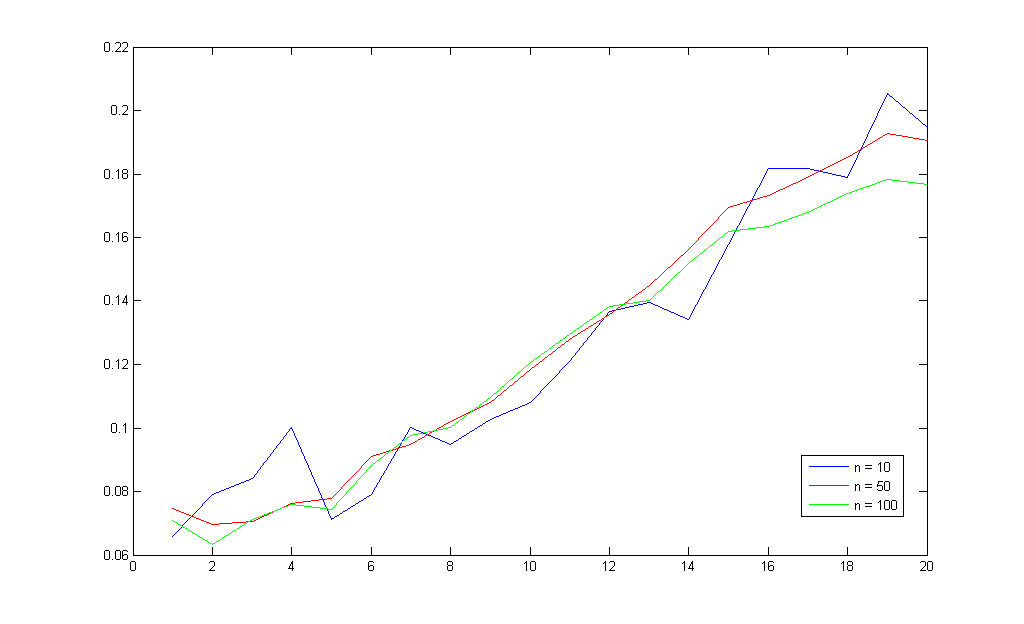
%> input picture my project/My master work/Perceptual Hashing Testing Platform/tpWork/test-wyn/Fridrich_test_1_aboutN/test 1.bmp, 1024 x 624 px
$ octave --eval "result = luminanceMask('../../tpWork/test-wyn/Fridrich_test_1_aboutN/test 1.bmp');"   (GNU Octave 9; MATLAB toolbox functions it lacks are replaced by stand-ins)
%> lines starting %> are read from the running program, lines starting %| are printed output that depends on the picture
%{
	源自《信息隐藏技术实验教程》第八章
	Watson: 亮度掩蔽

计算亮度掩蔽阈值矩阵

调用 ：
	luminanceThreshold = luminanceMask(img)
输入要求为灰度图像
%}
function luminanceThreshold = luminanceMask(img,DCTcoef)
%% get input
if ischar(img)
	A=imread(img);
%> A: size 624x1024 uint8; min 0, max 255, mean 253.3
else
	A = img;
end
A=double(A);
%> A: size 624x1024 double

%% 分块的dct计算
if nargin == 1
% 	T=dctmtx(8);%取8*8离散余弦变换
% 	DCTcoef=blkproc(A,[8 8],'P1*x*P2',T,T');%对整个图像分块，矩阵T及其转置T'是DCT函数P1*x*P2的参数
	DCTcoef=blkproc(A,[8 8],@dct2);
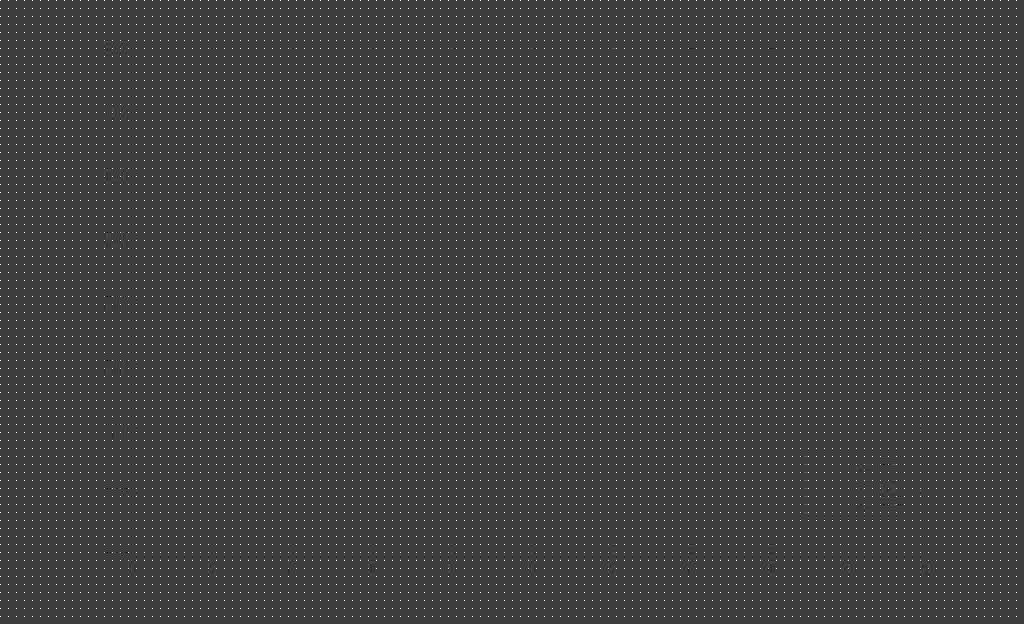
%> DCTcoef: size 624x1024 double; min -653.5, max 2040, mean 31.8; drawn with min black and max white
end

%% 计算平均的DC系数
[m,n]=size(DCTcoef);
%> m = 624; n = 1024
meanDC=0;
count=0;
for i=0:ceil(m/8-1);%所有的块数
    for j=0:ceil(n/8-1);
		meanDC=meanDC+DCTcoef(8*i+1,8*j+1);
		count=count+1;
    end
end
%> after the loop, count = 9984; meanDC = 20229861.9
meanDC=meanDC/count;
%> meanDC = 2026.2

%% 计算亮度掩蔽
fun=@blocklum;
luminanceThreshold = blkproc(DCTcoef,[8 8],fun,meanDC);
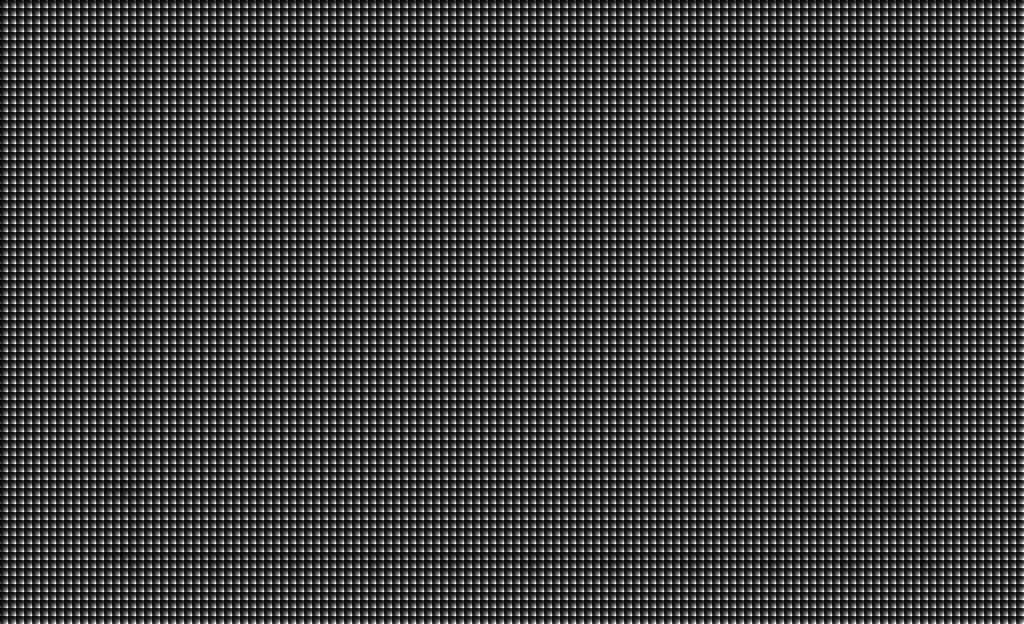
%> luminanceThreshold: size 624x1024 double; min 0.711, max 21.24, mean 5.6; drawn with min black and max white

function result=blocklum(DCTcoef,meanDC)
%%
t=[1.40 1.01 1.16 1.66 2.40 3.43 4.79 6.56
   1.01 1.45 1.32 1.52 2.00 2.71 3.67 4.93
   1.16 1.32 2.24 2.59 2.98 3.64 4.60 5.88
   1.66 1.52 2.59 3.77 4.55 5.30 6.28 7.60
   2.40 2.00 2.98 4.55 6.15 7.46 8.71 10.17
   3.43 2.71 3.64 5.30 7.46 9.62 11.58 13.51
   4.79 3.67 4.60 6.28 8.71 11.58 14.50 17.29
   6.56 4.93 5.88 7.60 10.17 13.51 17.29 21.15];

for i=1:8
    for j=1:8
        result(i,j)=t(i,j)*(DCTcoef(1,1)/meanDC)^0.649;
		%% 处理为DCTcoef为零的情况，因为后面可能会用来作为除数
		if result(i,j) == 0
			result(i,j) = 1/meanDC^4;  % 随便弄个很小的数，避免除零，但我也不知道应该弄多少
		end
    end
end
